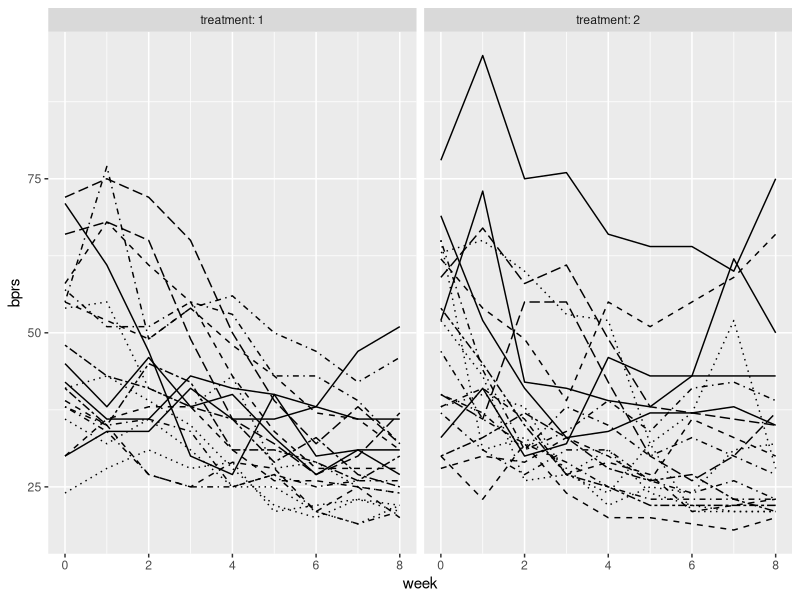
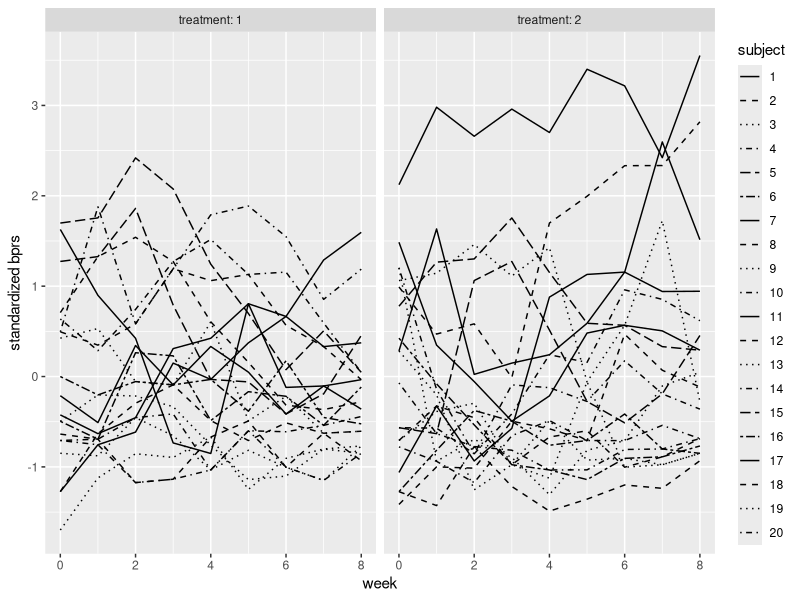
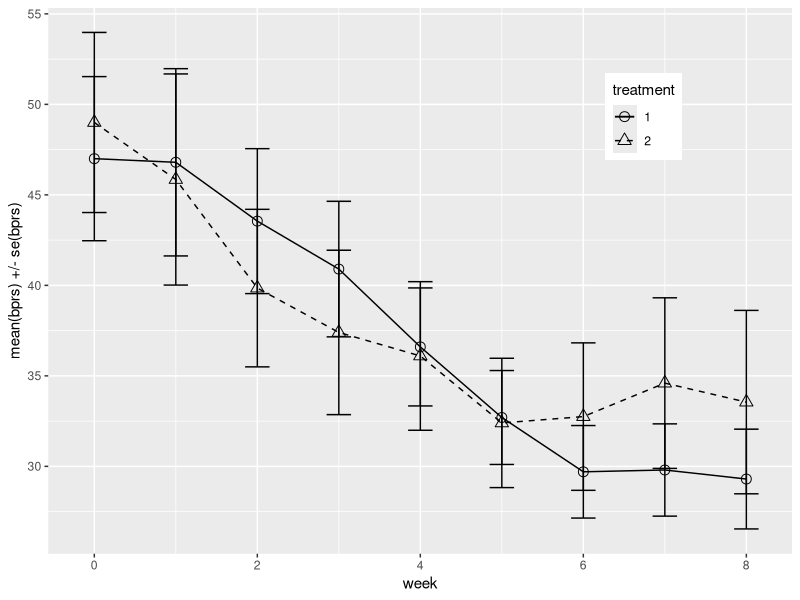
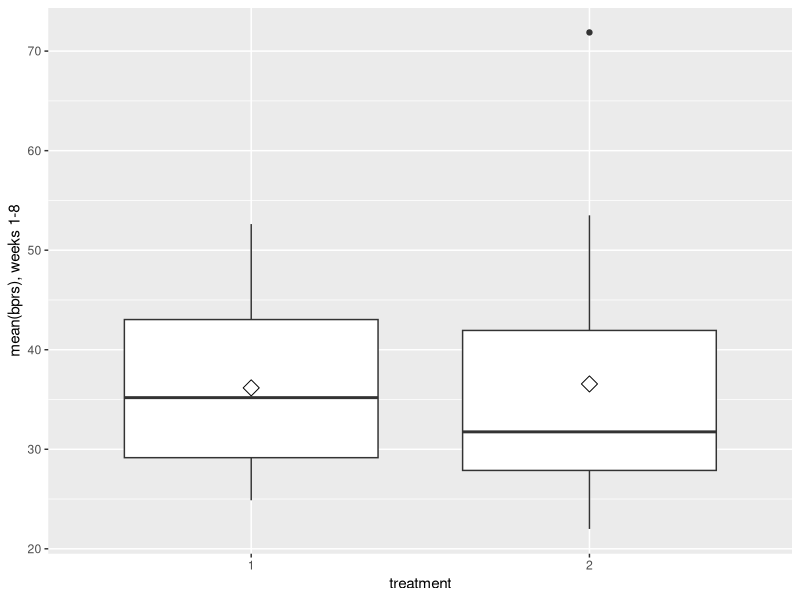
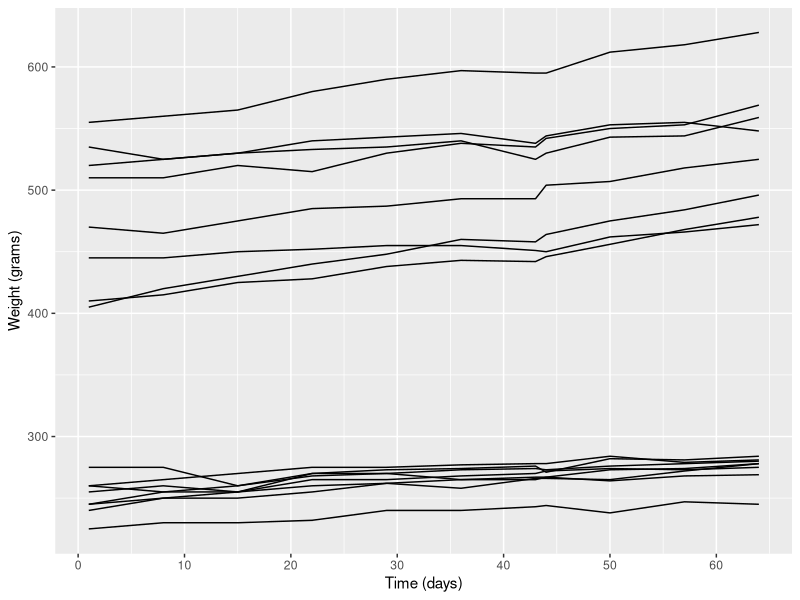
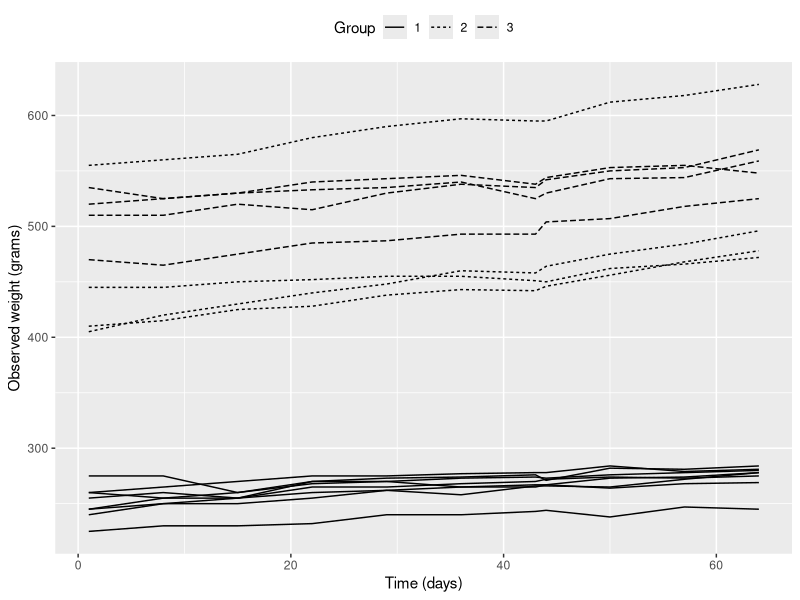
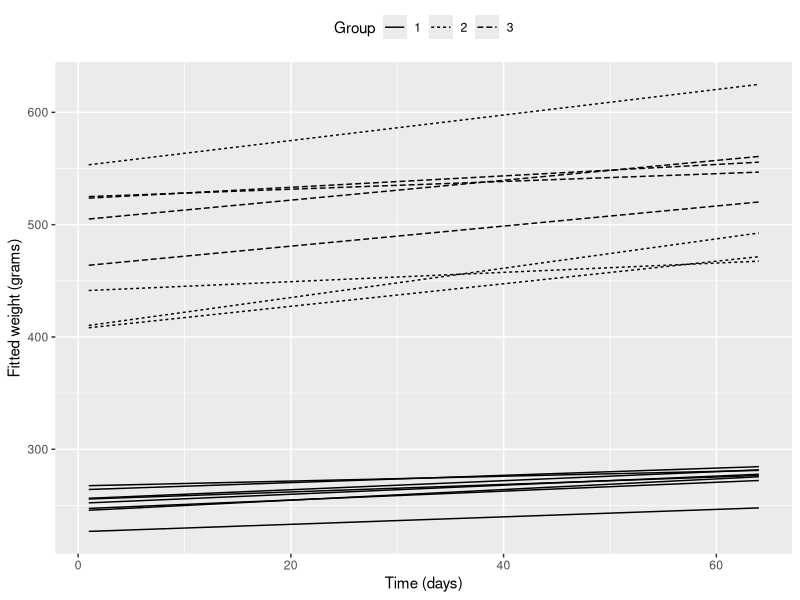
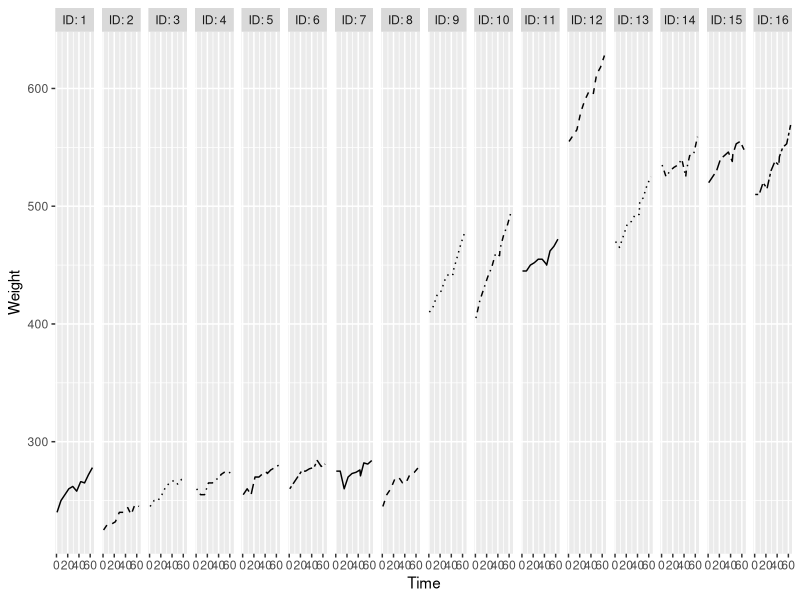

These figures' R source, in order:
## ---- chunk 1
date()

## ---- chunk 2
library(dplyr)
library(tidyr)
library(ggplot2)
library(GGally)
library(corrplot)
BPRS<-read.table( "BPRS.csv", header = TRUE,sep = ",", stringsAsFactors = FALSE)

RATS<-read.table( "RATS.csv", header = TRUE,sep = ",", stringsAsFactors = FALSE)
## ---- chunk 3
BPRSL<-read.table( "BPRSL.csv", header = TRUE,sep = ",", stringsAsFactors = FALSE)

RATSL<-read.table( "RATSL.csv", header = TRUE,sep = ",", stringsAsFactors = FALSE)
## ---- chunk 4
dim(BPRSL)
dim(RATSL)
## ---- chunk 5

str(BPRSL)
str(RATSL)
## ---- chunk 6
BPRSL$treatment <- factor(BPRSL$treatment)
BPRSL$subject <- factor(BPRSL$subject)
str(BPRSL)


RATSL$ID <- factor(RATSL$ID)
RATSL$Group <- factor(RATSL$Group)
str(RATSL)

## ---- chunk 7
ggplot(BPRSL, aes(x = week, y = bprs, linetype = subject)) +
  geom_line() +
  scale_linetype_manual(values = rep(1:10, times=4)) +
  facet_grid(. ~ treatment, labeller = label_both) +
  theme(legend.position = "none") + 
  scale_y_continuous(limits = c(min(BPRSL$bprs), max(BPRSL$bprs)))


## ---- chunk 8

BPRSL <- BPRSL %>%
  group_by(week) %>%
  mutate(stdbprs = (bprs - mean(bprs))/sd(bprs) ) %>%
  ungroup()

# Glimpse the data
glimpse(BPRSL)

## ---- chunk 9

ggplot(BPRSL, aes(x = week, y = stdbprs, linetype = subject)) +
  geom_line() +
  scale_linetype_manual(values = rep(1:10, times=4)) +
  facet_grid(. ~ treatment, labeller = label_both) +
  scale_y_continuous(name = "standardized bprs")

## ---- chunk 10
# Number of weeks, baseline (week 0) included
n <- BPRSL$week %>% unique() %>% length()



## ---- chunk 11
# Summary data with mean and standard error of bprs by treatment and week 
BPRSS <- BPRSL %>%
  group_by(treatment, week) %>%
  summarise( mean = mean(bprs), se = sd(bprs)/sqrt(n) ) %>%  ungroup()

# Glimpse the data
glimpse(BPRSS)
## ---- chunk 12
# Plot the mean profiles
ggplot(BPRSS, aes(x = week, y = mean, linetype = treatment, shape = treatment)) +
  geom_line() +
  scale_linetype_manual(values = c(1,2)) +
  geom_point(size=3) +
  scale_shape_manual(values = c(1,2)) +
  geom_errorbar(aes(ymin = mean - se, ymax = mean + se, linetype="1"), width=0.3) +
  theme(legend.position = c(0.8,0.8)) +
  scale_y_continuous(name = "mean(bprs) +/- se(bprs)")


## ---- chunk 13
# Create a summary data by treatment and subject with mean as the summary variable (ignoring baseline week 0).
BPRSL8S <- BPRSL %>%
  filter(week > 0) %>%
  group_by(treatment, subject) %>%
  summarise( mean=mean(bprs) ) %>%
  ungroup()

# Glimpse the data
glimpse(BPRSL8S)

## ---- chunk 14
# Draw a boxplot of the mean versus treatment
ggplot(BPRSL8S, aes(x = treatment, y = mean)) +
  geom_boxplot() +
  stat_summary(fun.y = "mean", geom = "point", shape=23, size=4, fill = "white") +
  scale_y_continuous(name = "mean(bprs), weeks 1-8")

## ---- chunk 15
# Create a new data by filtering the outlier and adjust the ggplot code the draw the plot again with the new data
BPRSL8S1 <- BPRSL8S %>%
  filter(mean < 60)

## ---- chunk 16
# Perform a two-sample t-test
t.test(mean ~ treatment, data = BPRSL8S1, var.equal = TRUE)

## ---- chunk 17

# Add the baseline from the original data as a new variable to the summary data
BPRSL8S2 <- BPRSL8S %>%
  mutate(baseline = BPRS$week0)

# Fit the linear model with the mean as the response 
fit <- lm(mean ~ baseline + treatment, data = BPRSL8S2)
## ---- chunk 18
# Compute the analysis of variance table for the fitted model with anova()
anova(fit)

## ---- chunk 19

dim(RATSL)
## ---- chunk 20

# Factor variables ID and Group
RATS$ID <- factor(RATS$ID)
RATS$Group <- factor(RATS$Group)
## ---- chunk 21


ggplot(RATSL, aes(x = Time, y = Weight, group = ID)) +
  geom_line()+scale_x_continuous(name = "Time (days)", breaks = seq(0, 60, 10))+
  scale_y_continuous(name = "Weight (grams)")+
  theme(legend.position = "top")
## ---- chunk 22

# create a regression model RATS_reg
RATS_reg <- lm(Weight ~ Time + Group, data = RATSL)

# print out a summary of the model
summary(RATS_reg)

# dplyr, tidyr, RATS and RATSL are available

# access library lme4
library(lme4)

# Create a random intercept model
RATS_ref <- lmer(Weight ~ Time + Group + (1 | ID), data = RATSL, REML = FALSE)

# Print the summary of the model
summary(RATS_ref)

# dplyr, tidyr, lme4, ggplot2, RATS and RATSL are available

# create a random intercept and random slope model
RATS_ref1 <- lmer(Weight ~ Time + Group + (Time | ID), data = RATSL, REML = FALSE)

# print a summary of the model
summary(RATS_ref1)

# perform an ANOVA test on the two models
anova(RATS_ref1, RATS_ref)


# dplyr, tidyr, lme4, ggplot2, RATS and RATSL are available

# create a random intercept and random slope model
RATS_ref2 <- lmer(Weight ~ Time * Group + (Time | ID), data = RATSL, REML = FALSE)

# print a summary of the model
summary(RATS_ref2)

# perform an ANOVA test on the two models
anova(RATS_ref2, RATS_ref1)

# draw the plot of RATSL
ggplot(RATSL, aes(x = Time, y = Weight, group = ID)) +
  geom_line(aes(linetype = Group)) +
  scale_x_continuous(name = "Time (days)", breaks = seq(0, 60, 20)) +
  scale_y_continuous(name = "Observed weight (grams)") +
  theme(legend.position = "top")
## ---- chunk 23
#Create a vector of the fitted values
Fitted <- fitted(RATS_ref2)

# Create a new column fitted to RATSL
RATSL <- RATSL %>%
  mutate(Fitted)

# draw the plot of RATSL
ggplot(RATSL, aes(x = Time, y = Fitted, group = ID)) +
  geom_line(aes(linetype = Group)) +
  scale_x_continuous(name = "Time (days)", breaks = seq(0, 60, 20)) +
  scale_y_continuous(name = "Fitted weight (grams)") +
  theme(legend.position = "top")

## ---- chunk 24

ggplot(RATSL, aes(x = Time, y = Weight, linetype = ID)) +
  geom_line() +
  scale_linetype_manual(values = rep(1:10, times=4)) +
  facet_grid(. ~ ID, labeller = label_both) +
  theme(legend.position = "none") + 
  scale_y_continuous(limits = c(min(RATSL$Weight), max(RATSL$Weight)))
## ---- chunk 25
colnames(RATSL)
RATSL$Time

## ---- chunk 26

#standardization
RATSL <- RATSL %>%
  group_by(Time) %>%
  mutate(stdweight = (Weight - mean(Weight))/sd(Weight) ) %>%
  ungroup()

# Glimpse the data
glimpse(RATSL)
## ---- chunk 27

# Plot again with the standardised weight
ggplot(RATSL, aes(x = Time, y = stdweight, linetype = ID)) +
  geom_line() +
  scale_linetype_manual(values = rep(1:10, times=4)) +
  facet_grid(. ~ ID, labeller = label_both) +
  scale_y_continuous(name = "standardized weight")
## ---- chunk 28
ggplot(RATSL, aes(x = Time, y = stdweight, group = ID)) +
  geom_line(aes(linetype = Group)) +
  scale_x_continuous(name = "Time (days)", breaks = seq(0, 60, 10)) +
  scale_y_continuous(name = "stdweight (grams)") +
  theme(legend.position = "top")

## ---- chunk 29
# Number of measurements in different timepoints
n <- RATSL$Time %>% unique() %>% length()
n #11

## ---- chunk 30

# Summary data with mean and standard error of weight by group and time 
RATSS <- RATSL %>%
  group_by(Group, Time) %>%
  summarise( mean = mean(Weight), se = sd(Weight)/sqrt(n) )%>%
  ungroup()

# Glimpse the data
glimpse(RATSS)
## ---- chunk 31

# Plot the mean profiles
ggplot(RATSS, aes(x = Time, y = mean, linetype = Group, shape = Group)) +
  geom_line() +
  scale_linetype_manual(values = c(1,2,3)) +
  geom_point(size=3) +
  scale_shape_manual(values = c(1,2,3)) +
  geom_errorbar(aes(ymin = mean - se, ymax = mean + se, linetype="1"), width=0.3) +
  theme(legend.position = c(0.8,0.8)) +
  scale_y_continuous(name = "mean(Weight) +/- se(Weight)")
## ---- chunk 32
# Create a summary data by groups and ID with mean as the summary variable.
RATSS2 <- RATSL %>%
  group_by(Group, ID) %>%
  summarise( mean=mean(Weight) ) %>%
  ungroup()

# Glimpse the data
glimpse(RATSS2)


## ---- chunk 33
# Draw a boxplot of the mean versus group
ggplot(RATSS2, aes(x = Group, y = mean)) +
  geom_boxplot() +
  stat_summary(fun.y = "mean", geom = "point", shape=23, size=4, fill = "white") +
  scale_y_continuous(name = "mean(Weight)")

## ---- chunk 34
summary(RATSS2$mean)
RATSS21 <- RATSS2 %>%
  filter(mean >238 & mean < 589)

ggplot(RATSS21, aes(x = Group, y = mean)) +
  geom_boxplot() +
  stat_summary(fun.y = "mean", geom = "point", shape=23, size=4, fill = "white") +
  scale_y_continuous(name = "mean(Weight)")
## ---- chunk 35
str(RATSS21)

## ---- chunk 36

# Perform a two-sample t-test
#t.test(mean ~ Group, data = RATSS21, var.equal = TRUE)

# Fit the linear model with the mean as the response 
fit <- lm(mean ~ Group, data = RATSS21)
anova(fit)
## ---- chunk 37
colnames(BPRSL)

## ---- chunk 38
# create a regression model BPRS_reg
BPRS_reg <- lm(bprs ~ week + treatment, data = BPRSL)
summary(BPRS_reg)

## ---- chunk 39
# access library lme4

library(lme4)
# Create a random intercept model
BPRS_ref <- lmer(bprs ~ week + treatment + (1 | subject), data = BPRSL, REML = FALSE)

# Print the summary of the model
summary(BPRS_ref)

## ---- chunk 40
# create a random intercept and random slope model
BPRS_ref1 <- lmer(bprs ~ week + treatment + (week | subject), data = BPRSL, REML = FALSE)
summary(BPRS_ref1)

## ---- chunk 41

# perform an ANOVA test on the two models
anova(BPRS_ref1, BPRS_ref)
## ---- chunk 42
BPRS_ref2 <- lmer(bprs ~ week * treatment + (week | subject), data = BPRSL, REML = FALSE)
summary(BPRS_ref2)

## ---- chunk 43

anova(BPRS_ref2, BPRS_ref1)
## ---- chunk 44
ggplot(BPRSL, aes(x = week, y = bprs, linetype = subject)) +
  geom_line() +
  scale_linetype_manual(values = rep(1:10, times=4)) +
  facet_grid(. ~ treatment, labeller = label_both) +
  theme(legend.position = "none") + 
  scale_y_continuous(limits = c(min(BPRSL$bprs), max(BPRSL$bprs)))

## ---- chunk 45
# Create a vector of the fitted values
Fitted <- fitted(BPRS_ref2)

# Create a new column fitted to RATSL
BPRSL <- BPRSL %>%
  mutate(Fitted)

ggplot(BPRSL, aes(x = week, y = Fitted, linetype = subject)) +
  geom_line() +
  scale_linetype_manual(values = rep(1:10, times=4)) +
  facet_grid(. ~ treatment, labeller = label_both) +
  theme(legend.position = "none") + 
  scale_y_continuous(limits = c(min(BPRSL$bprs), max(BPRSL$bprs)))

## ---- chunk 46


## ---- chunk 47


## ---- chunk 48


## ---- chunk 49


## ---- chunk 50


## ---- chunk 51


## ---- chunk 52


## ---- chunk 53


## ---- chunk 54


## ---- chunk 55


## ---- chunk 56


